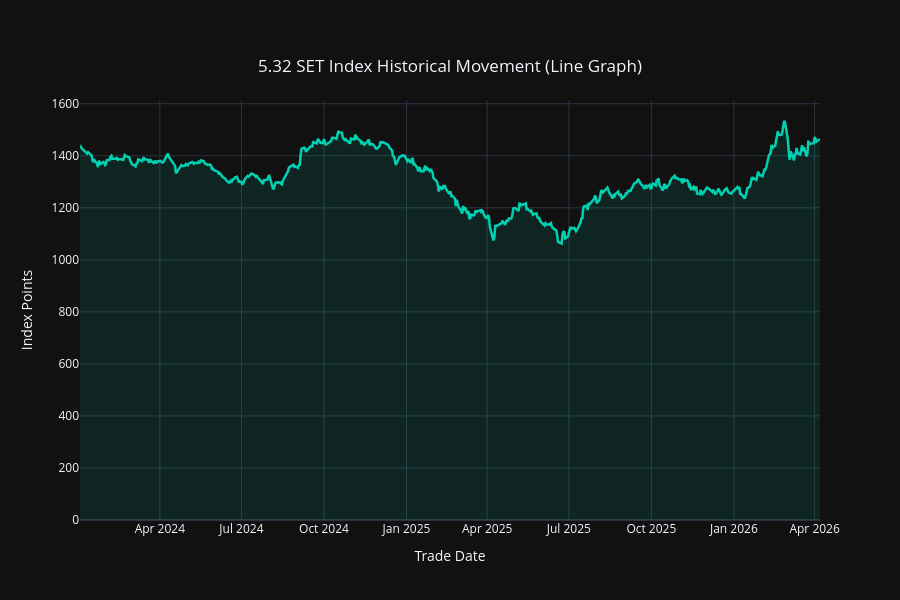

Notebook code cell kept with this figure:
### Markdown cell above
## 📈 5.32 Plot line graph of SET index

### Code cell
import pandas as pd
import plotly.graph_objects as go
from sqlalchemy import create_engine, text

# 1. เชื่อมต่อฐานข้อมูล
engine = create_engine('postgresql://postgres:admin@localhost:5432/thai_stock_market')

# 2. Query ข้อมูลวันที่และราคาปิด (ใช้ "date" ครอบด้วยเครื่องหมายคำพูด)
query_line = """
SELECT "date", close 
FROM index_prices_full 
ORDER BY "date" ASC
"""

try:
    with engine.connect() as conn:
        df_set_line = pd.read_sql(text(query_line), conn)

    if df_set_line.empty:
        print("⚠️ ไม่พบข้อมูลในตาราง index_prices_full")
    else:
        # 3. วาดกราฟเส้น (Line Graph) ด้วย Plotly
        fig = go.Figure()

        fig.add_trace(go.Scatter(
            x=df_set_line['date'], 
            y=df_set_line['close'],
            mode='lines',
            name='SET Index',
            line=dict(color='#00d1b2', width=2.5), # สีเขียวเทอร์ควอยซ์ให้ดูทันสมัย
            fill='tozeroy', # ระบายสีพื้นที่ใต้กราฟเพื่อให้เห็น Volume ความสูงต่ำชัดเจน
            fillcolor='rgba(0, 209, 178, 0.1)' 
        ))

        # 4. ปรับแต่งหน้าตาให้สวยงาม (Layout)
        fig.update_layout(
            title={
                'text': "5.32 SET Index Historical Movement (Line Graph)",
                'y':0.9,
                'x':0.5,
                'xanchor': 'center',
                'yanchor': 'top'
            },
            xaxis_title="Trade Date",
            yaxis_title="Index Points",
            template="plotly_dark", # ธีมมืดตามสไตล์ Engineering
            hovermode="x unified", # แสดงค่าเมื่อเอาเมาส์ไปชี้ที่วันที่นั้นๆ
            height=600
        )

        fig.show()

except Exception as e:
    print(f"❌ เกิดข้อผิดพลาด: {e}")

### Figure 1 — Plotly figure (JSON) as saved in the notebook; plotly's stock layout.template omitted (floating-point values rounded to 4 significant figures; data arrays with more than 128 entries replaced by an {"elided": "..."} marker saying what was removed)
{"data": [{"fill": "tozeroy", "fillcolor": "rgba(0, 209, 178, 0.1)", "line": {"color": "#00d1b2", "width": 2.5}, "mode": "lines", "name": "SET Index", "type": "scatter", "x": {"elided": "548 str values"}, "y": {"elided": "548 float values"}}], "layout": {"height": 600, "hovermode": "x unified", "title": {"text": "5.32 SET Index Historical Movement (Line Graph)", "x": 0.5, "xanchor": "center", "y": 0.9, "yanchor": "top"}, "xaxis": {"title": {"text": "Trade Date"}}, "yaxis": {"title": {"text": "Index Points"}}}}
